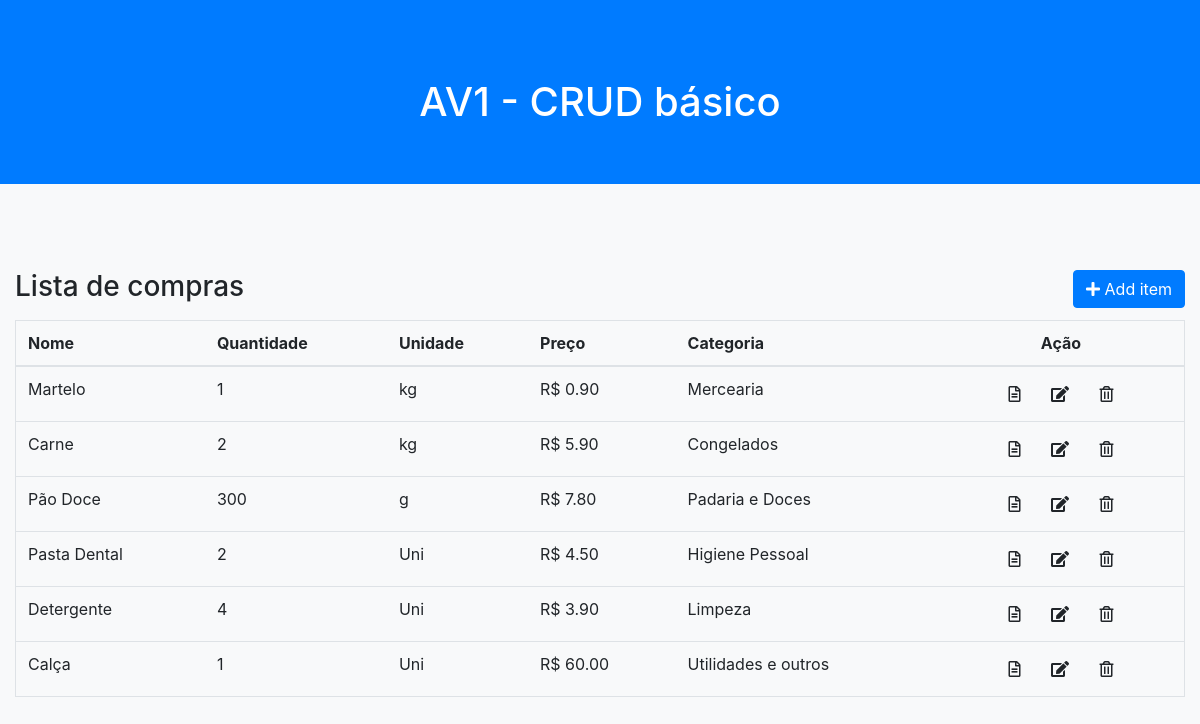
The page / on the database its author committed.
### tables this page shows
CREATE TABLE `produtos` (
  `id` int(11) NOT NULL,
  `nome` varchar(50) NOT NULL,
  `quantidade` decimal(10,0) UNSIGNED NOT NULL,
  `id_unidade` int(11) NOT NULL,
  `preco` float(10,2) UNSIGNED NOT NULL,
  `id_categoria` int(11) NOT NULL
);

CREATE TABLE `unidades` (
  `id` int(11) NOT NULL,
  `nome` varchar(50) NOT NULL
);

CREATE TABLE `categorias` (
  `id` int(11) NOT NULL,
  `nome` varchar(50) NOT NULL
);

### index.php (the view, shortened to what this page needs)
<html lang="pt-br">
<head>
    <link rel="stylesheet" href="assets/css/bootstrap.min.css">
    <link rel="stylesheet" href="https://use.fontawesome.com/releases/v5.7.1/css/all.css">
</head>
<body class="bg-light">
    <header style="padding: 78px 0 50px;" class="bg-primary text-white">
        <div class="container  text-center">
            <h1>AV1 - CRUD básico</h1>
        </div>
    </header>
    <div class="container text-center align-content-between" style="padding: 78px 0 0px;">
        <div class="row py-2 justify-content-between">
            <div class="h3">
                Lista de compras
            </div>
            <div class="offset-8">
                <button type="button" data-toggle="modal" data-target="#modalAdicionar" class="btn btn-primary">
                    <div class="fas fa-plus"></div>
                    Add item
                </button>
            </div>
        </div>
        <div class="row">
            <table class="table table-hover border">
                <thead>
                    <tr>
                        <th scope="col">Nome</th>
                        <th scope="col">Quantidade</th>
                        <th scope="col">Unidade</th>
                        <th scope="col">Preço</th>
                        <th scope="col">Categoria</th>
                        <th scope="col" class="text-center">Ação</th>
                    </tr>
                </thead>
                <tbody>
                    <?php
                    $pdo = Banco::conectar();
                    $sql = 'SELECT A.id, A.nome, A.quantidade, U.nome as unidade, A.preco, C.nome as categoria
                                    FROM `produtos` A
                                    JOIN categorias C ON A.id_categoria = C.id
                                    JOIN unidades U ON A.id_unidade = U.id;';
                    foreach ($pdo->query($sql) as $row) {
                        echo '<tr>';
                        echo '<td>' . $row['nome'] . '</td>';
                        echo '<td>' . $row['quantidade'] . '</td>';
                        echo '<td>' . $row['unidade'] . '</td>';
                        echo '<td>R$ <a class="dinheiro">' . $row['preco'] . '</a> </td>';
                        echo '<td>' . $row['categoria'] . '</td>';
                        echo '<td class="text-center">';
                        echo '<div class="text-nowrap">';
                        echo '<a data-toggle="modal" data-target="#modalInformacao" class="btn far fa-file-alt" data-tt="tooltip" data-placement="top" title="Informação" onclick="getIdView(' . $row['id'] . ')" id="btnInfo""></a>';
                        echo '<a data-toggle="modal" data-target="#modalEditar" class="btn fas fa-edit" data-tt="tooltip" data-placement="top" title="Atualizar" id="btnInfo" onclick="salvarItem(' . $row['id'] . ')"></a>';
                        echo '<a data-toggle="modal" data-target="#exampleModalScrollable" class="btn far fa-trash-alt" data-tt="tooltip" data-placement="top" title="Excluir" id="btnInfo" onclick="deleteItem(' . $row['id'] . ')"></a>';
                        echo '</td>';
                        echo '</tr>';
                    }
                    ?>
                </tbody>
            </table>
</body>
</html>

### rows shown on the page
produtos: nome "Martelo", quantidade "1", id_unidade.nome "kg", preco "0.90", id_categoria.nome "Mercearia"
produtos: nome "Carne", quantidade "2", id_unidade.nome "kg", preco "5.90", id_categoria.nome "Congelados"
produtos: nome "Pão Doce", quantidade "300", id_unidade.nome "g", preco "7.80", id_categoria.nome "Padaria e Doces"
produtos: nome "Pasta Dental", quantidade "2", id_unidade.nome "Uni", preco "4.50", id_categoria.nome "Higiene Pessoal"
produtos: nome "Detergente", quantidade "4", id_unidade.nome "Uni", preco "3.90", id_categoria.nome "Limpeza"
produtos: nome "Calça", quantidade "1", id_unidade.nome "Uni", preco "60.00", id_categoria.nome "Utilidades e outros"
